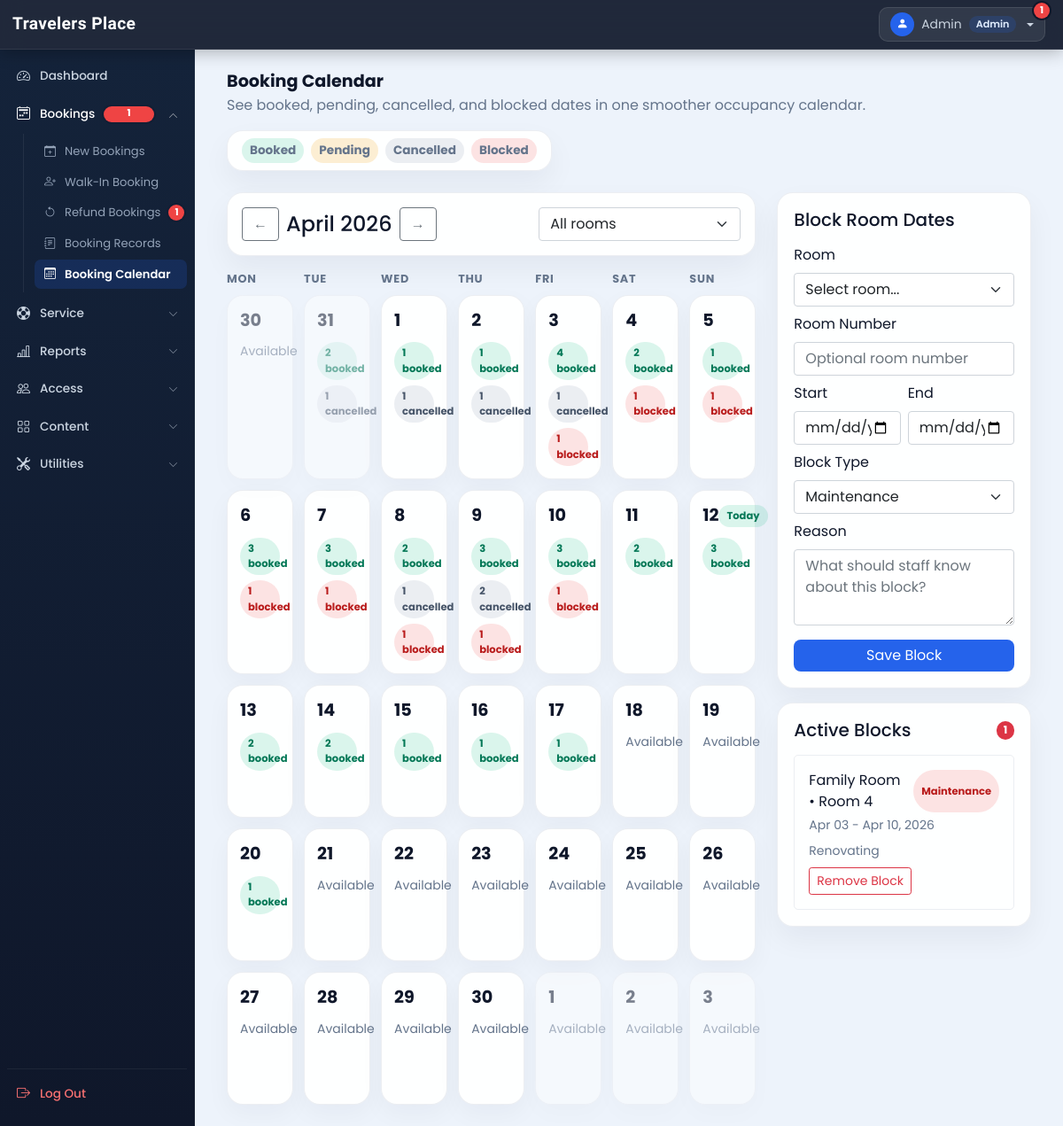
Page /admin/booking_calendar.php (signed in) on the committed database.
### tables this page shows
CREATE TABLE `room_block_dates` (
  `id` int(11) NOT NULL AUTO_INCREMENT,
  `room_id` int(11) NOT NULL,
  `room_no` varchar(20) DEFAULT NULL,
  `start_date` date NOT NULL,
  `end_date` date NOT NULL,
  `block_type` varchar(30) NOT NULL DEFAULT 'maintenance',
  `reason` varchar(255) DEFAULT NULL,
  `status` varchar(20) NOT NULL DEFAULT 'active',
  `created_by` int(11) DEFAULT NULL,
  `created_at` timestamp NOT NULL DEFAULT current_timestamp(),
  PRIMARY KEY (`id`),
  KEY `room_id` (`room_id`),
  KEY `start_date` (`start_date`),
  KEY `end_date` (`end_date`),
  KEY `status` (`status`)
);

CREATE TABLE `rooms` (
  `id` int(11) NOT NULL AUTO_INCREMENT,
  `name` varchar(150) NOT NULL,
  `area` int(11) NOT NULL,
  `price` int(11) NOT NULL,
  `quantity` int(11) NOT NULL,
  `adult` int(11) NOT NULL,
  `children` int(11) NOT NULL,
  `description` varchar(350) NOT NULL,
  `status` tinyint(4) NOT NULL DEFAULT 1,
  `removed` int(11) NOT NULL DEFAULT 0,
  `archived_at` datetime DEFAULT NULL,
  `is_archived` tinyint(1) NOT NULL DEFAULT 0,
  PRIMARY KEY (`id`)
);

### admin/inc/db_config.php (called while the page is built, shortened)
<?php
  function select($sql,$values,$datatypes)
  {
    $con = $GLOBALS['con'];
    if($stmt = mysqli_prepare($con,$sql))
    {
      if(!empty($values)){
        mysqli_stmt_bind_param($stmt,$datatypes,...$values);
      }
      if(mysqli_stmt_execute($stmt)){
        $res = mysqli_stmt_get_result($stmt);
        return $res;
      }
      else{
        mysqli_stmt_close($stmt);
        die("Query cannot be executed - Select");
      }
    }
    else{
      die("Query cannot be prepared - Select");
    }
  }

### admin/booking_calendar.php (the view, shortened to what this page needs)
<?php
require('inc/essentials.php');
require('inc/db_config.php');
  $month = max(1, min(12, (int)($_GET['month'] ?? date('n'))));
  $year = max((int)date('Y') - 2, min((int)date('Y') + 3, (int)($_GET['year'] ?? date('Y'))));
  $room_filter = (int)($_GET['room_id'] ?? 0);
  $month_start = new DateTime(sprintf('%04d-%02d-01', $year, $month));
  $month_end = (clone $month_start)->modify('last day of this month');
  $grid_start = (clone $month_start)->modify('monday this week');
  $grid_end = (clone $month_end)->modify('sunday this week');
  $booking_where = "WHERE bo.check_in <= ? AND bo.check_out > ?";
  $booking_types = 'ss';
  $booking_values = [$grid_end->format('Y-m-d'), $grid_start->format('Y-m-d')];
  $bookings_res = select(
    "SELECT bo.booking_id, bo.room_id, bo.booking_status, bo.check_in, bo.check_out, bd.room_name
     FROM `booking_order` bo
     INNER JOIN `booking_details` bd ON bd.booking_id = bo.booking_id
     {$booking_where}",
    $booking_values,
    $booking_types
  );
  $calendar = [];
  $cursor = clone $grid_start;
  while ($cursor <= $grid_end) {
    $calendar[$cursor->format('Y-m-d')] = [
      'booked' => 0,
      'pending' => 0,
      'cancelled' => 0,
      'blocked' => 0,
    ];
    $cursor->modify('+1 day');
  }
  while ($row = mysqli_fetch_assoc($bookings_res)) {
    $range_start = new DateTime($row['check_in']);
    $range_end = new DateTime($row['check_out']);
    $range_cursor = clone $range_start;
    while ($range_cursor < $range_end) {
      $key = $range_cursor->format('Y-m-d');
      if (isset($calendar[$key])) {
        if ($row['booking_status'] === 'booked') {
          $calendar[$key]['booked']++;
        } elseif ($row['booking_status'] === 'pending') {
          $calendar[$key]['pending']++;
        } elseif ($row['booking_status'] === 'cancelled') {
          $calendar[$key]['cancelled']++;
        }
      }
      $range_cursor->modify('+1 day');
    }
  }
  $block_where = "WHERE rbd.`status`='active' AND rbd.`start_date` <= ? AND rbd.`end_date` >= ?";
  $block_types = 'ss';
  $block_values = [$grid_end->format('Y-m-d'), $grid_start->format('Y-m-d')];
  $blocks_res = select(
    "SELECT rbd.*, r.name AS room_name
     FROM `room_block_dates` rbd
     INNER JOIN `rooms` r ON r.id = rbd.room_id
     {$block_where}
     ORDER BY rbd.start_date ASC",
    $block_values,
    $block_types
  );
  $active_blocks = [];
  while ($row = mysqli_fetch_assoc($blocks_res)) {
    $active_blocks[] = $row;
    $range_cursor = new DateTime($row['start_date']);
    $range_end = new DateTime($row['end_date']);
    while ($range_cursor <= $range_end) {
      $key = $range_cursor->format('Y-m-d');
      if (isset($calendar[$key])) {
        $calendar[$key]['blocked']++;
      }
      $range_cursor->modify('+1 day');
    }
  }
  $prev = (clone $month_start)->modify('-1 month');
  $next = (clone $month_start)->modify('+1 month');
?>
<!DOCTYPE html>
<html lang="en">
<head>
  <?php require('inc/links.php'); ?>
</head>
<body class="bg-light">
  <?php require('inc/header.php'); ?>
  <div class="container-fluid" id="main-content">
    <div class="p-4">
      <div class="d-flex justify-content-between align-items-start flex-wrap gap-3 mb-4">
        <div>
          <h3 class="mb-1">Booking Calendar</h3>
          <p class="text-muted mb-0">See booked, pending, cancelled, and blocked dates in one smoother occupancy calendar.</p>
        </div>
        <div class="calendar-legend px-3 py-2 d-flex flex-wrap gap-2 align-items-center">
          <span class="calendar-badge badge-booked">Booked</span>
          <span class="calendar-badge badge-pending">Pending</span>
          <span class="calendar-badge badge-cancelled">Cancelled</span>
          <span class="calendar-badge badge-blocked">Blocked</span>
        </div>
      </div>
      <div class="row g-4">
        <div class="col-xl-8">
          <div class="calendar-controls p-3 mb-3">
            <div class="d-flex justify-content-between align-items-center flex-wrap gap-3">
              <div class="d-flex align-items-center gap-2">
                <a class="btn btn-outline-secondary shadow-none" href="?month=<?php echo $prev->format('n'); ?>&year=<?php echo $prev->format('Y'); ?>&room_id=<?php echo $room_filter; ?>">&larr;</a>
                <h4 class="mb-0"><?php echo $month_start->format('F Y'); ?></h4>
                <a class="btn btn-outline-secondary shadow-none" href="?month=<?php echo $next->format('n'); ?>&year=<?php echo $next->format('Y'); ?>&room_id=<?php echo $room_filter; ?>">&rarr;</a>
              </div>
              <form method="GET" class="d-flex align-items-center gap-2 flex-wrap">
                <select class="form-select shadow-none" name="room_id" onchange="this.form.submit()">
                  <option value="0">All rooms</option>
                </select>
              </form>
            </div>
          </div>
          <div class="calendar-grid mb-2">
            <?php foreach (['Mon','Tue','Wed','Thu','Fri','Sat','Sun'] as $day_name): ?>
              <div class="calendar-day-name"><?php echo $day_name; ?></div>
            <?php endforeach; ?>
          </div>
          <div class="calendar-grid">
            <?php
              $cursor = clone $grid_start;
              while ($cursor <= $grid_end):
                $key = $cursor->format('Y-m-d');
                $day = $calendar[$key];
                $is_current_month = $cursor->format('n') == $month;
            ?>
              <div class="calendar-cell <?php echo !$is_current_month ? 'is-muted' : ''; ?>">
                <div class="calendar-top">
                  <div class="calendar-number"><?php echo $cursor->format('j'); ?></div>
                  <?php if ($cursor->format('Y-m-d') === date('Y-m-d')): ?>
                    <span class="calendar-badge badge-booked">Today</span>
                  <?php endif; ?>
                </div>
                <div class="calendar-stack">
                  <?php if ($day['booked'] > 0): ?><span class="calendar-badge badge-booked"><?php echo $day['booked']; ?> booked</span><?php endif; ?>
                  <?php if ($day['cancelled'] > 0): ?><span class="calendar-badge badge-cancelled"><?php echo $day['cancelled']; ?> cancelled</span><?php endif; ?>
                  <?php if ($day['blocked'] > 0): ?><span class="calendar-badge badge-blocked"><?php echo $day['blocked']; ?> blocked</span><?php endif; ?>
                  <?php if ($day['booked'] == 0 && $day['pending'] == 0 && $day['cancelled'] == 0 && $day['blocked'] == 0): ?>
                    <span class="small text-muted">Available</span>
                  <?php endif; ?>
                </div>
              </div>
            <?php
                $cursor->modify('+1 day');
              endwhile;
            ?>
          </div>
        </div>
        <div class="col-xl-4">
          <div class="calendar-side-card mb-3">
            <h5 class="mb-3">Block Room Dates</h5>
            <form method="POST">
              <div class="mb-2">
                <label class="form-label">Room</label>
                <select class="form-select shadow-none" name="room_id" required>
                  <option value="">Select room...</option>
                </select>
              </div>
              <div class="mb-2">
                <label class="form-label">Room Number</label>
                <input type="text" class="form-control shadow-none" name="room_no" placeholder="Optional room number">
              </div>
              <div class="row g-2">
                <div class="col-md-6">
                  <label class="form-label">Start</label>
                  <input type="date" class="form-control shadow-none" name="start_date" required>
                </div>
                <div class="col-md-6">
                  <label class="form-label">End</label>
                  <input type="date" class="form-control shadow-none" name="end_date" required>
                </div>
              </div>
              <div class="mb-2 mt-2">
                <label class="form-label">Block Type</label>
                <select class="form-select shadow-none" name="block_type">
                  <option value="maintenance">Maintenance</option>
                </select>
              </div>
              <div class="mb-3">
                <label class="form-label">Reason</label>
                <textarea class="form-control shadow-none" name="reason" rows="3" placeholder="What should staff know about this block?"></textarea>
              </div>
              <button type="submit" class="btn btn-primary shadow-none w-100" name="add_block">Save Block</button>
            </form>
          </div>
          <div class="calendar-side-card">
            <div class="d-flex justify-content-between align-items-center mb-3">
              <h5 class="mb-0">Active Blocks</h5>
              <span class="badge bg-danger rounded-pill"><?php echo count($active_blocks); ?></span>
            </div>
            <div class="d-flex flex-column gap-2">
              <?php foreach ($active_blocks as $block): ?>
                <div class="border rounded-3 p-3">
                  <div class="d-flex justify-content-between gap-2">
                    <div class="fw-semibold"><?php echo htmlspecialchars($block['room_name']); ?><?php echo $block['room_no'] ? ' • Room ' . htmlspecialchars($block['room_no']) : ''; ?></div>
                    <span class="calendar-badge badge-blocked"><?php echo htmlspecialchars(ucfirst($block['block_type'])); ?></span>
                  </div>
                  <div class="small text-muted mt-1"><?php echo date('M d', strtotime($block['start_date'])); ?> - <?php echo date('M d, Y', strtotime($block['end_date'])); ?></div>
                  <?php if (!empty($block['reason'])): ?>
                    <div class="small text-secondary mt-2"><?php echo htmlspecialchars($block['reason']); ?></div>
                  <?php endif; ?>
                  <form method="POST" class="mt-2">
                    <button type="submit" class="btn btn-sm btn-outline-danger shadow-none" name="clear_block">Remove Block</button>
                  </form>
                </div>
              <?php endforeach; ?>
            </div>
          </div>
        </div>
      </div>
    </div>
  </div>
</body>
</html>

### admin/css/common.css (style rules this page uses)
:root { --teal: #2ec1ac; --teal_hover: #279e8c; }
* { font-family: 'Poppins', sans-serif; }
body.bg-light { background: linear-gradient(135deg, #f5f7fa 0%, #c3cfe2 100%); min-height: 100vh; }

### admin/css/layout.css (style rules this page uses)
:root { --sidebar-bg: #0f172a; --sidebar-hover: rgba(255,255,255,0.07); --sidebar-active-bg: #1e3a5f; --sidebar-text: #cbd5e1; --sidebar-text-active: #fff; --navbar-bg: rgba(15,23,42,0.95); --sidebar-width: 220px; --navbar-height: 56px; --accent: #3b82f6; }
body { background: #f1f5f9 !important; padding-top: var(--navbar-height) !important; padding-left: var(--sidebar-width) !important; }
#main-content h3 { font-size: 1.2rem; font-weight: 700; color: #0f172a; }
.btn-primary { background: #3b82f6; border: none; border-radius: 8px; }

### admin/css/admin-theme.css (style rules this page uses)
:root { --admin-accent: #2563eb; --admin-accent-rgb: 37, 99, 235; --admin-sidebar-bg: #14233a; --admin-sidebar-bg-strong: #0f172a; --admin-navbar-bg: rgba(15, 23, 42, 0.92); --admin-page-bg: #edf3fb; --admin-surface: rgba(255, 255, 255, 0.96); --admin-surface-muted: #f8fbff; --admin-border: rgba(148, 163, 184, 0.28); --admin-text: #0f172a; --admin-text-muted: #64748b; --admin-card-shadow: 0 18px 45px rgba(15, 23, 42, 0.08); --admin-menu-bg: #132136; --admin-menu-border: rgba(255, 255, 255, 0.08); --admin-menu-text: #d7e1ee; --admin-menu-text-muted: #94a3b8; --admin-sidebar-text: #d7e1ee; --admin-sidebar-text-active: #ffffff; --admin-sidebar-hover: rgba(255, 255, 255, 0.08); --admin-sidebar-active-bg: rgba(37, 99, 235, 0.18); --admin-login-bg: radial-gradient(circle at top left, rgba(37, 99, 235, 0.18), transparent 32%), radial-gradient(circle at bottom right, rgba(59, 130, 246, 0.12), transparent 28%), linear-gradient(135deg, #f7fbff 0%, #e9f0f9 52%, #dde7f3 100%); --admin-login-card: rgba(255, 255, 255, 0.92); --admin-login-card-border: rgba(255, 255, 255, 0.86); --admin-login-input: rgba(248, 250, 252, 0.98); --admin-login-input-border: #d7e2ee; --admin-login-input-text: #102033; --admin-login-muted: #607086; --admin-login-toggle-bg: rgba(255, 255, 255, 0.82); --admin-login-shadow: 0 25px 65px rgba(15, 23, 42, 0.14); }
body:not(.admin-auth-page) { background: var(--admin-page-bg) !important; color: var(--admin-text); transition: background-color 0.25s ease, color 0.25s ease; }
#main-content .text-muted, #main-content .text-secondary, .modal-content .text-muted, .modal-content .text-secondary { color: var(--admin-text-muted) !important; }
.btn-primary, .custom-bg, .nav-tabs .nav-link.active { background: var(--admin-accent) !important; border-color: var(--admin-accent) !important; }
a, .nav-tabs .nav-link:hover { color: var(--admin-accent); }
#main-content .badge.bg-danger, #main-content .badge.bg-success, #main-content .badge.bg-primary, #main-content .badge.bg-secondary, .modal-content .badge.bg-danger, .modal-content .badge.bg-success, .modal-content .badge.bg-primary, .modal-content .badge.bg-secondary, .admin-count-badge { color: #ffffff !important; }
#main-content .border, #main-content .border-top, #main-content .border-bottom, #main-content .border-start, #main-content .border-end, .modal-content .border, .modal-content .border-top, .modal-content .border-bottom, .modal-content .border-start, .modal-content .border-end { border-color: rgba(148, 163, 184, 0.18) !important; }

### rows in the picture
room_block_dates: room.name "Family Room", room_no "4", block_type "Maintenance", start_date "Apr 03", end_date "Apr 10, 2026", reason "Renovating"

### other values in the picture
$admin_name "Admin"
$admin_role "Admin"
$admin_total_attention_count "1"
$admin_refund_requests_count "1"
$month_start->format('F Y') "April 2026"
$day_name "MON"
$day_name "TUE"
$day_name "WED"
$day_name "THU"
$day_name "FRI"
$day_name "SAT"
$day_name "SUN"
$cursor->format('j') "30"
$cursor->format('j') "31"
$day['booked'] "2"
